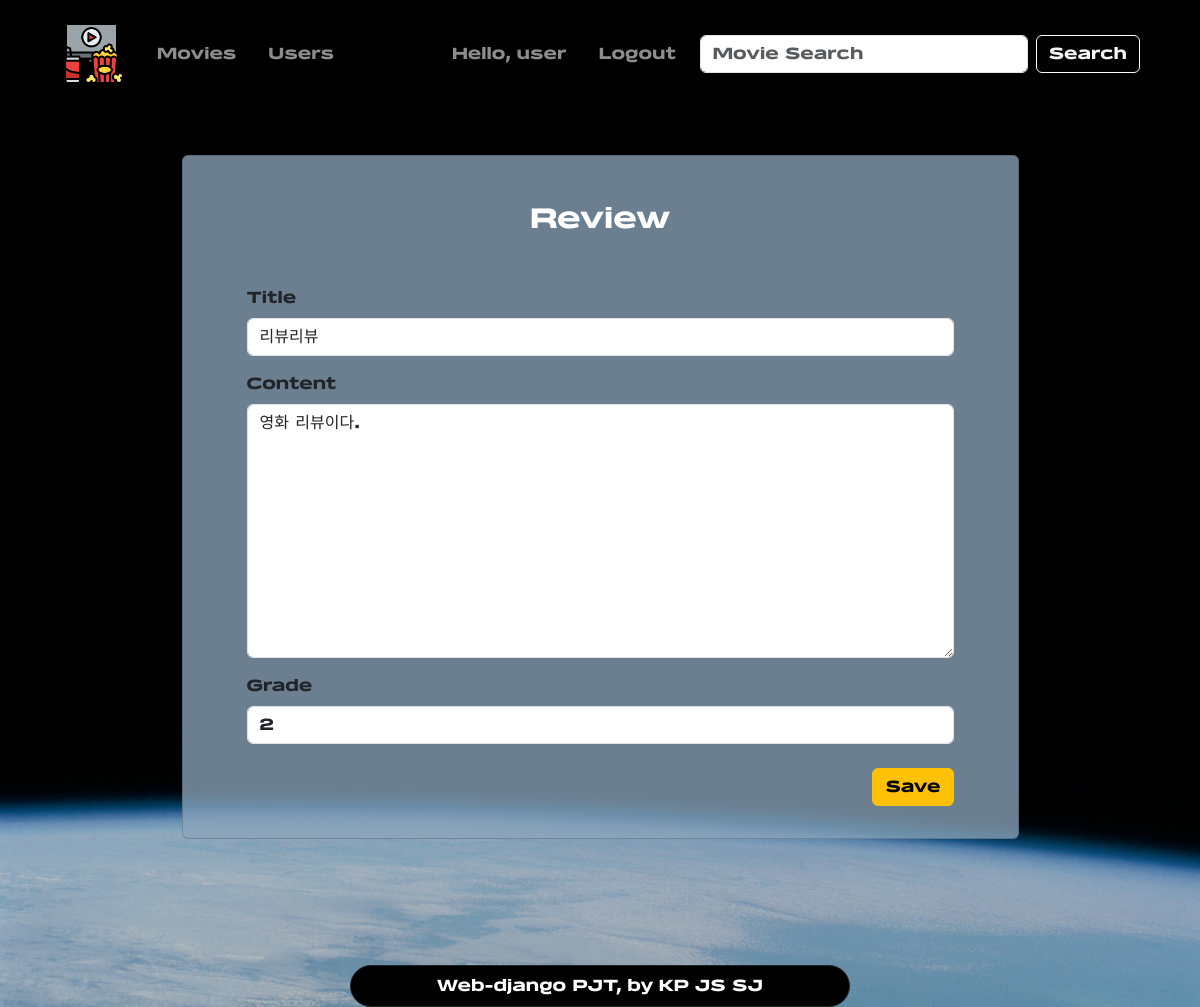
The page /12/update (signed in) on the database as committed earlier.
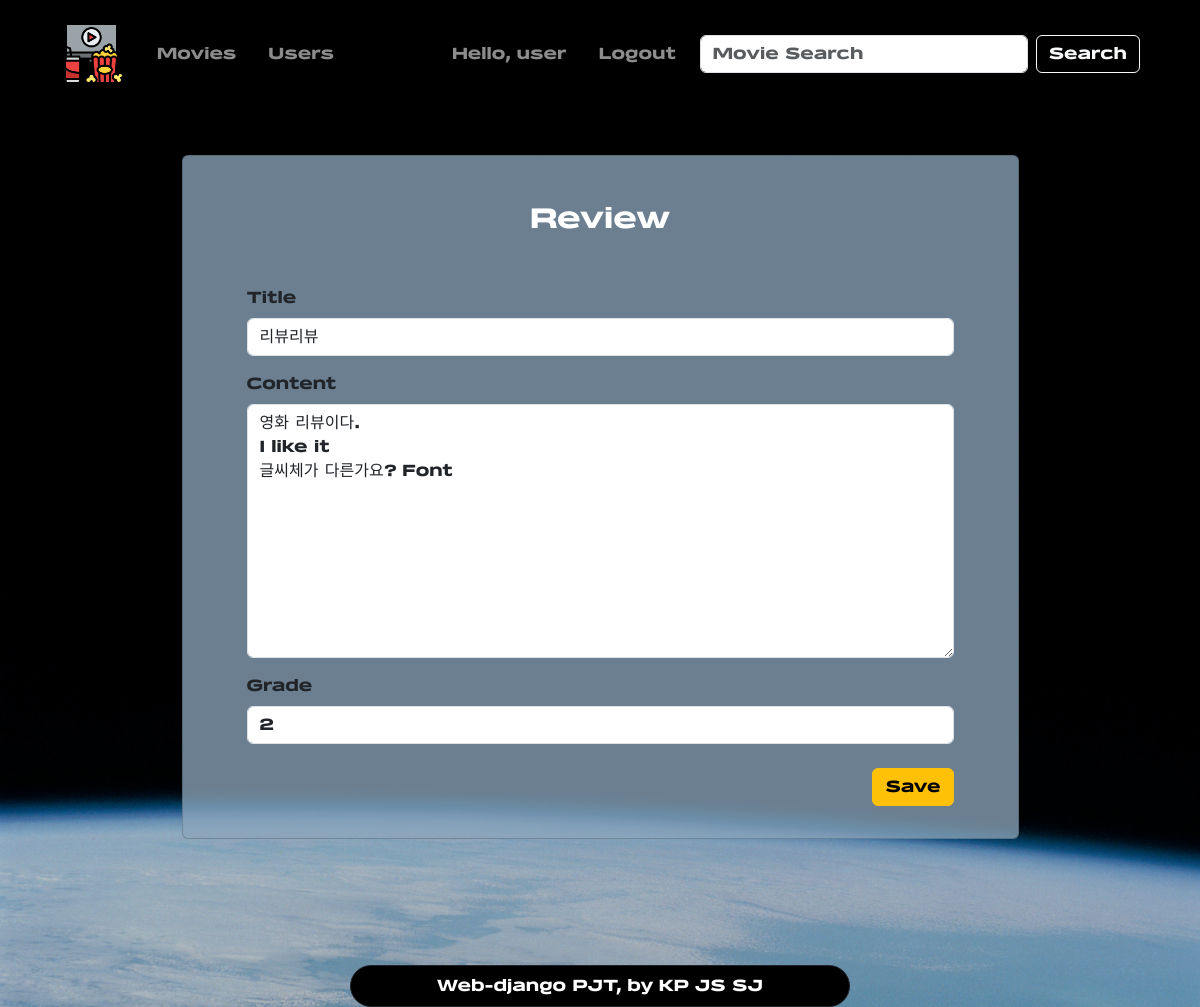
The same page on the database as committed later.
### articles/models.py (models this page shows)
class Review(models.Model):
    title = models.CharField(max_length=30)
    content = models.TextField()
    movie = models.ForeignKey(Movie, on_delete=models.CASCADE)
    grade = models.IntegerField(
        validators=[MinValueValidator(1), MaxValueValidator(10)]
    )
    created_at = models.DateTimeField(auto_now_add=True)
    updated_at = models.DateTimeField(auto_now=True)
    user = models.ForeignKey(settings.AUTH_USER_MODEL, on_delete=models.CASCADE)

### articles/views.py (the view)
# urls.py: path("<int:review_pk>/update", views.update, name="update"),  # 리뷰 수정
@login_required
def update(request, review_pk):
    review = Review.objects.get(pk=review_pk)
    if request.method == "POST":
        create_form = ReviewForm(request.POST, instance=review)
        if create_form.is_valid():
            create_form.save()
            return redirect("articles:detail", review_pk)
    else:
        create_form = ReviewForm(instance=review)
    context = {
        "create_form": create_form,
    }
    return render(request, "articles/create.html", context)

### articles/forms.py
class ReviewForm(forms.ModelForm):
    class Meta:
        model = Review
        fields = [
            "title",
            "content",
            "grade",
        ]
        widgets = {
            "grade": forms.NumberInput(
                attrs={
                    "maxlength": "1",
                    "max": "10",
                    "min": "1",
                }
            ),
        }

### articles/templates/articles/create.html (shortened to what this page needs)
{% extends 'base.html' %}
{% load static %}
{% load django_bootstrap5 %}
{% block content %}
    <div class="container d-flex justify-content-center py-5">
      <div class="card col-9 review-detail">
        <h1 class="text-center mt-5 mb-3 fs-3 fw-bold text-white">Review</h1>
        <div class="card-body">
          <form action="" method="POST" class="text-dark px-5 py-3">
            {% bootstrap_form create_form %}
            <div class="text-end mt-4">
              <input type="submit" class="btn btn-warning" value="Save">
            </div>
          </form>
        </div>
      </div>
    </div>
  {% endblock content %}

Rows that differ between the two databases and show on the page:
changed Review "리뷰리뷰": content "영화 리뷰이다." → "영화 리뷰이다. I like it 글씨체가 다른가요? Font"
